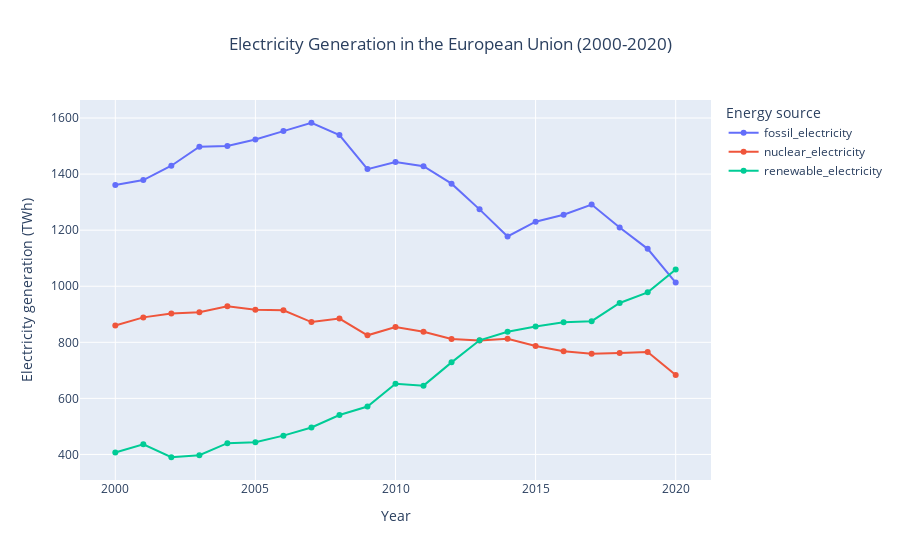

Here is the notebook cell this chart was saved with:
### Markdown cell above
### 6. Dynamics of electricity generation in the European Union from 2000 to 2020. What information does it reveal?

### Code cell
# Calculate total electricity generation for EU countries
eu_electricity = energy_data.loc[energy_data['country'].isin(EUROPEAN_UNION.names)].groupby(['year'])[['fossil_electricity',
                                                                                                       'nuclear_electricity',
                                                                                                       'renewable_electricity']].sum().reset_index()
# Create a line plot
fig = px.line(eu_electricity,
              x='year',
              y=['fossil_electricity', 'nuclear_electricity', 'renewable_electricity'],
              title='Electricity Generation in the European Union (2000-2020)',
              labels={'value':'Electricity generation (TWh)', 'year':'Year', 'variable':'Energy source'},
              color_discrete_sequence=px.colors.qualitative.Plotly,
              markers=True)

fig.update_layout(title_x=0.5)
fig.show()

### Figure 1 — Plotly figure (JSON) as saved in the notebook; plotly's stock layout.template omitted (floating-point values rounded to 4 significant figures)
{"data": [{"hovertemplate": "Energy source=fossil_electricity<br>Year=%{x}<br>Electricity generation (TWh)=%{y}<extra></extra>", "legendgroup": "fossil_electricity", "line": {"color": "#636EFA", "dash": "solid"}, "marker": {"symbol": "circle"}, "mode": "lines+markers", "name": "fossil_electricity", "orientation": "v", "showlegend": true, "type": "scatter", "x": [2000, 2001, 2002, 2003, 2004, 2005, 2006, 2007, 2008, 2009, 2010, 2011, 2012, 2013, 2014, 2015, 2016, 2017, 2018, 2019, 2020], "xaxis": "x", "y": [1361.0, 1379.0, 1430.0, 1498.0, 1500.0, 1523.0, 1553.0, 1583.0, 1539.0, 1418.0, 1443.0, 1428.0, 1366.0, 1274.0, 1178.0, 1230.0, 1255.0, 1292.0, 1210.0, 1133.0, 1013.0], "yaxis": "y"}, {"hovertemplate": "Energy source=nuclear_electricity<br>Year=%{x}<br>Electricity generation (TWh)=%{y}<extra></extra>", "legendgroup": "nuclear_electricity", "line": {"color": "#EF553B", "dash": "solid"}, "marker": {"symbol": "circle"}, "mode": "lines+markers", "name": "nuclear_electricity", "orientation": "v", "showlegend": true, "type": "scatter", "x": [2000, 2001, 2002, 2003, 2004, 2005, 2006, 2007, 2008, 2009, 2010, 2011, 2012, 2013, 2014, 2015, 2016, 2017, 2018, 2019, 2020], "xaxis": "x", "y": [860.0, 888.9, 902.3, 907.2, 928.5, 916.1, 914.4, 872.2, 884.7, 824.9, 854.5, 837.8, 812.0, 806.2, 812.6, 786.7, 768.0, 759.4, 761.9, 765.3, 683.5], "yaxis": "y"}, {"hovertemplate": "Energy source=renewable_electricity<br>Year=%{x}<br>Electricity generation (TWh)=%{y}<extra></extra>", "legendgroup": "renewable_electricity", "line": {"color": "#00CC96", "dash": "solid"}, "marker": {"symbol": "circle"}, "mode": "lines+markers", "name": "renewable_electricity", "orientation": "v", "showlegend": true, "type": "scatter", "x": [2000, 2001, 2002, 2003, 2004, 2005, 2006, 2007, 2008, 2009, 2010, 2011, 2012, 2013, 2014, 2015, 2016, 2017, 2018, 2019, 2020], "xaxis": "x", "y": [406.9, 436.4, 390.0, 397.4, 440.1, 443.4, 467.1, 496.1, 540.5, 570.9, 652.5, 645.5, 728.4, 807.2, 837.7, 856.5, 871.8, 875.5, 940.1, 978.2, 1060.0], "yaxis": "y"}], "layout": {"legend": {"title": {"text": "Energy source"}, "tracegroupgap": 0}, "title": {"text": "Electricity Generation in the European Union (2000-2020)", "x": 0.5}, "xaxis": {"anchor": "y", "domain": [0, 1], "title": {"text": "Year"}}, "yaxis": {"anchor": "x", "domain": [0, 1], "title": {"text": "Electricity generation (TWh)"}}}}
